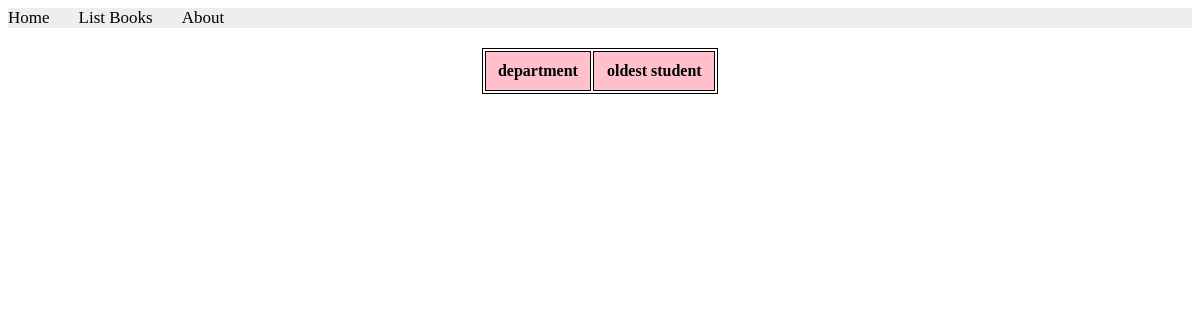
Page /books/lab9/task44 on the earlier database version.
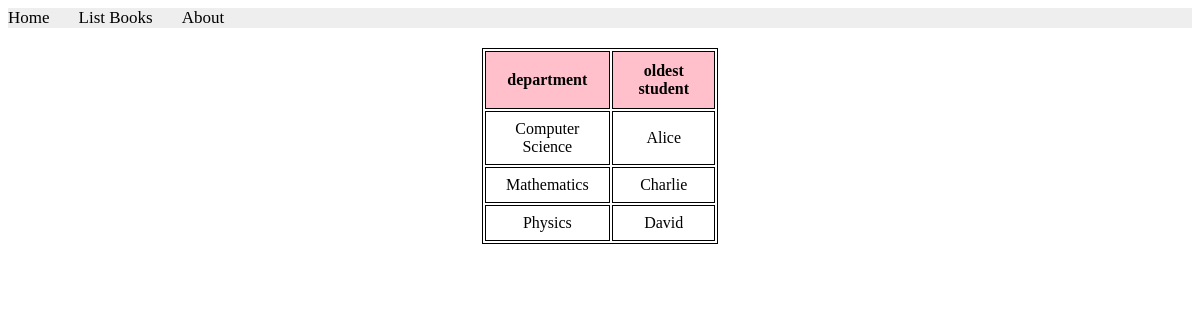
Same page on the later database version.
### apps/bookmodule/models.py (models this page shows, shortened)
class Department11(models.Model):
    name = models.CharField(max_length = 50)

class Students11(models.Model):
     name = models.CharField(max_length = 50)
     card = models.OneToOneField(Card11, on_delete=models.PROTECT)
     department = models.ForeignKey(Department11, on_delete=models.CASCADE)
     course = models.ManyToManyField(Course11)

### apps/bookmodule/views.py (the view)
# urls.py: path('lab9/task44', views.task44),
def task44(request):
    departments = Department11.objects.annotate(oldest_student_id=Min('students11__id'))
    department_data = []
    for department in departments:
        if department.oldest_student_id is not None:
            oldest_student = department.students11_set.get(id=department.oldest_student_id)
            department_data.append(
                {
                    'department_name': department.name,
                    'oldest_student_name': oldest_student.name
                }
            )
    return render(request, 'bookmodule/task44.html', {'department_data': department_data})

### apps/templates/bookmodule/task44.html (shortened to what this page needs)
{% extends "layouts/base.html" %}
{% load static %}
{% block content %}
<table>
    <tr>
        <th>department</th>
        <th>oldest student</th>
    </tr>
    {% for data in department_data %}
    <tr>
        <td>{{ data.department_name }}</td>
        <td>{{ data.oldest_student_name }}</td>
    </tr>
    {% endfor %}
</table>
{% endblock content %}

Differences in the rows shown:
added Department11: department_name "Computer Science"
added Students11: oldest_student_name "Alice"
added Department11: department_name "Mathematics"
added Students11: oldest_student_name "Charlie"
added Department11: department_name "Physics"
added Students11: oldest_student_name "David"
